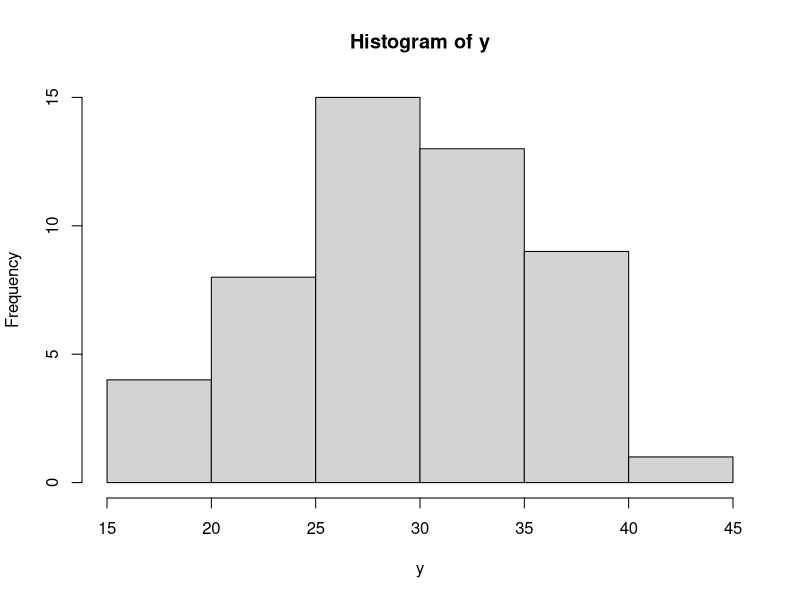
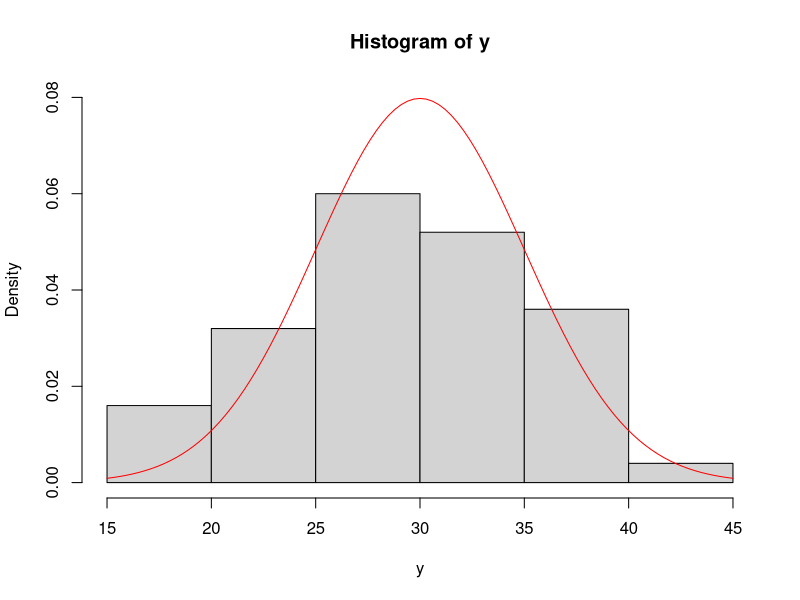
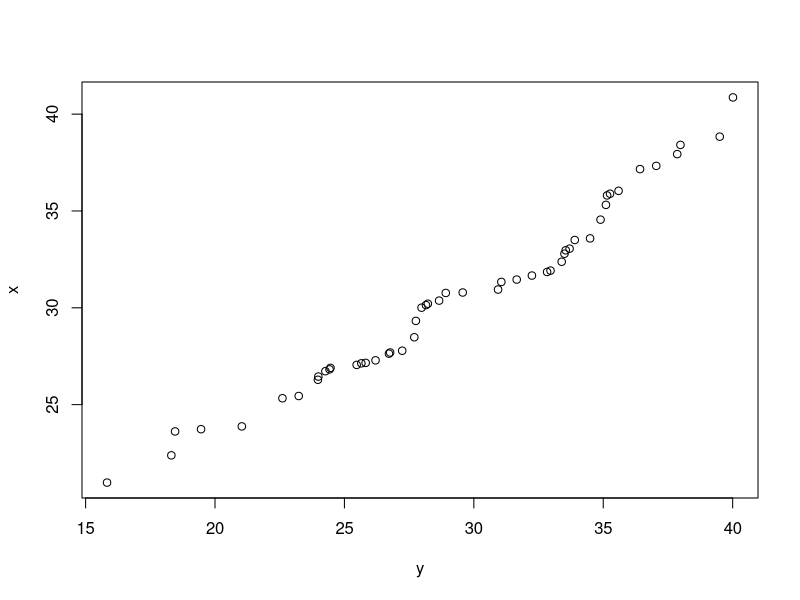
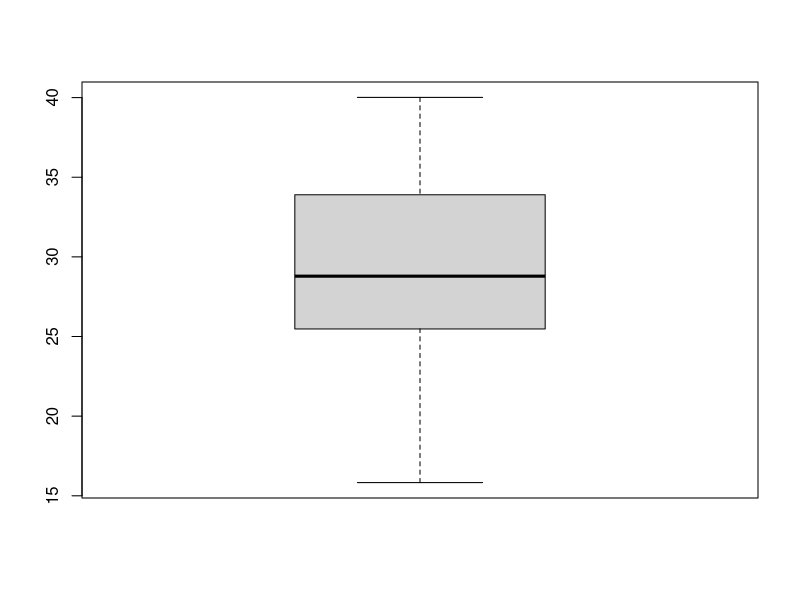
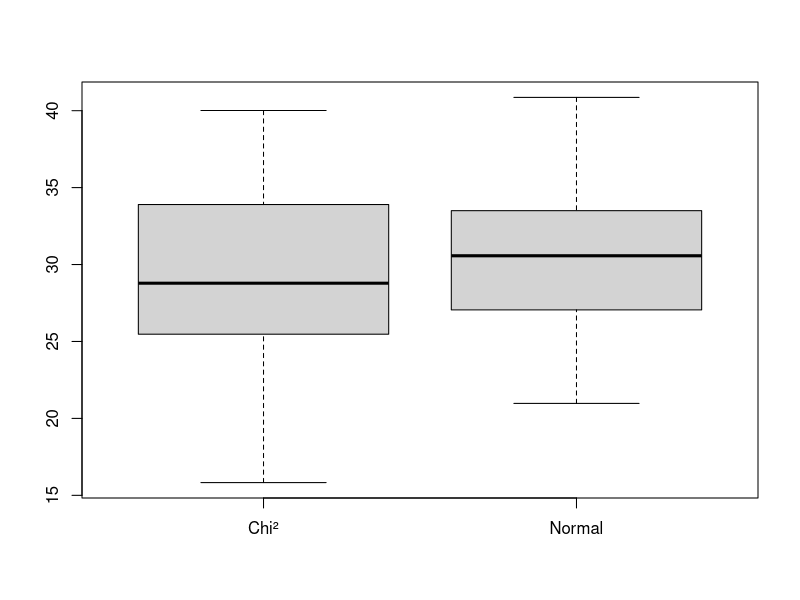
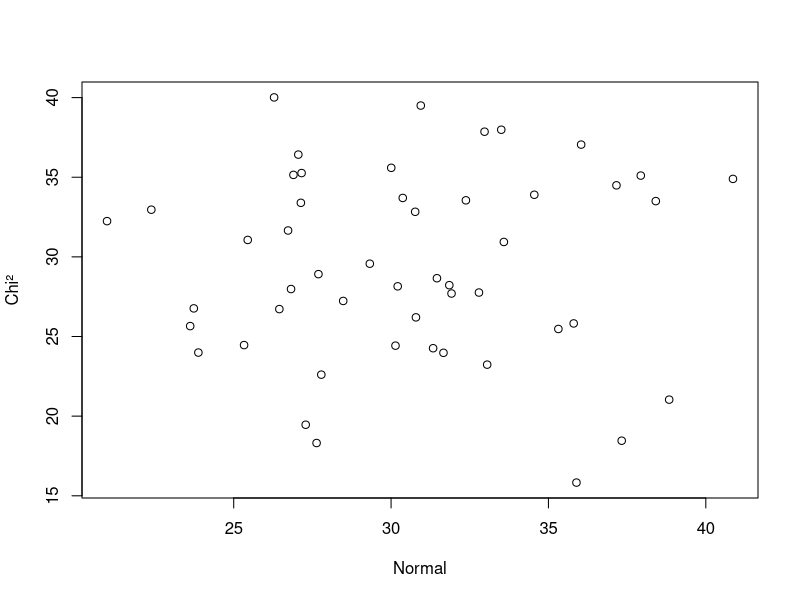
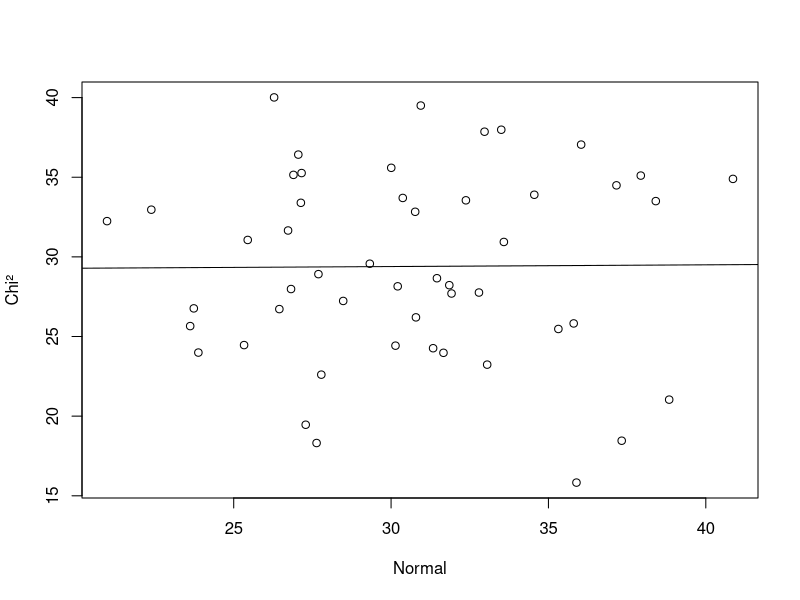
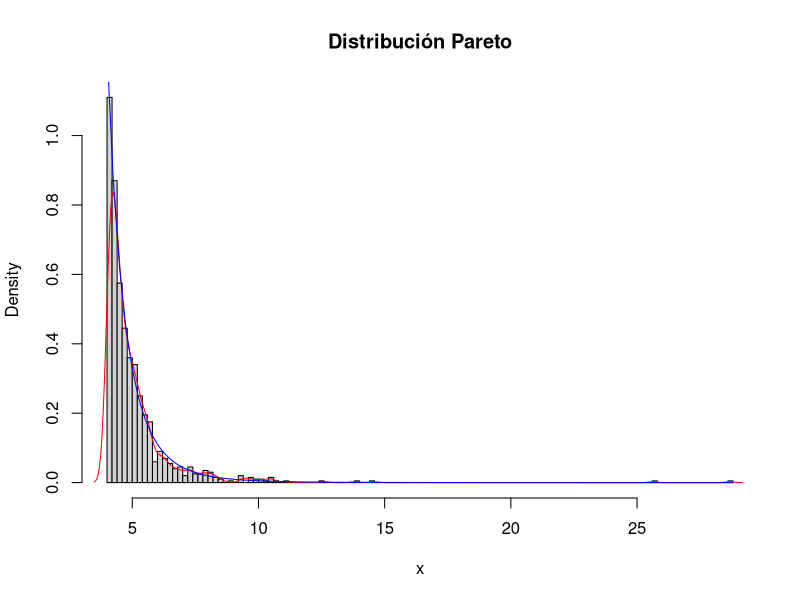

Generate these figures, in order, with R:
## ---- chunk 1
knitr::opts_chunk$set(echo = TRUE) # Esto se aplica a todo el documento
## ---- chunk 2
    set.seed(1)
    y <- rchisq(30, n = 50)
    x <- rnorm(50, mean = 30, sd = 5)
## ---- chunk 3
    mean(y)
    sd(y)
    quantile(y, probs = c(0.25, 0.5, 0.75))
## ---- chunk 4
    hist(y)
## ---- chunk 5
    hist(y, freq = FALSE, ylim = c(0, 0.08))
    curve(dnorm(x, mean = 30, sd = 5), add = TRUE, col = "red")
## ---- chunk 6
    qqplot(y,x) # Esto creo que no está bien
## ---- chunk 7
    boxplot(y)
## ---- chunk 8
    boxplot(y, x, names = c("Chi²", "Normal"))
## ---- chunk 9
    plot(x, y, xlab = "Normal", ylab = "Chi²")
## ---- chunk 10
    reg <- lm(y ~ x)
    plot(x, y, xlab = "Normal", ylab = "Chi²")
    abline(reg, xlab = "Normal", ylab = "Chi²")

    reg
## ---- chunk 11
    sim_dados <- function(n=4) {
        n_dados <- sample(1:6, n, replace = FALSE)
        return(6 %in% n_dados)
    }
## ---- chunk 12
    nsim <- 10000
    exacta <- 1 - (5/6)^4
    resultado <- numeric(nsim)
    
    for (i in 1:nsim) {
        resultado[i] <- sim_dados()
    }

    simulada <- mean(resultado)
## ---- chunk 13
    # Valor exacto
    exacta
    # Valor simulado
    simulada
## ---- chunk 14
    a <- 5
    b <- 4
    n <- 1000
    u <- runif(n)

    Pareto <- function(x, a, b) {
        x[x < b] <- b
        return((a*b^a)/ (x^(a+1)))
    }



    x <- b / (1 - u)^(1/a)

    hist(x, freq = FALSE, breaks = 'FD', main = 'Distribución Pareto')
    lines(density(x), col = 'red')
    curve(Pareto(x, a, b), col = 'blue', add = TRUE)
## ---- chunk 15
    # Test de Kolmogorov-Smirnov
    ks.test(x, Pareto(x, a, b))
## ---- chunk 16
    f <- function(x) {
        return(1/(1+x^2))
    }
    curve(f(x), 0, 1)

    nsim <- 100000
    x <- runif(nsim) # por defecto en R está entre 0 y 1

    sx <- sapply(x, f)
    mx <- mean(sx)
## ---- chunk 17
    # Valor exacto
    pi/4
    # Valor simulado
    mx
